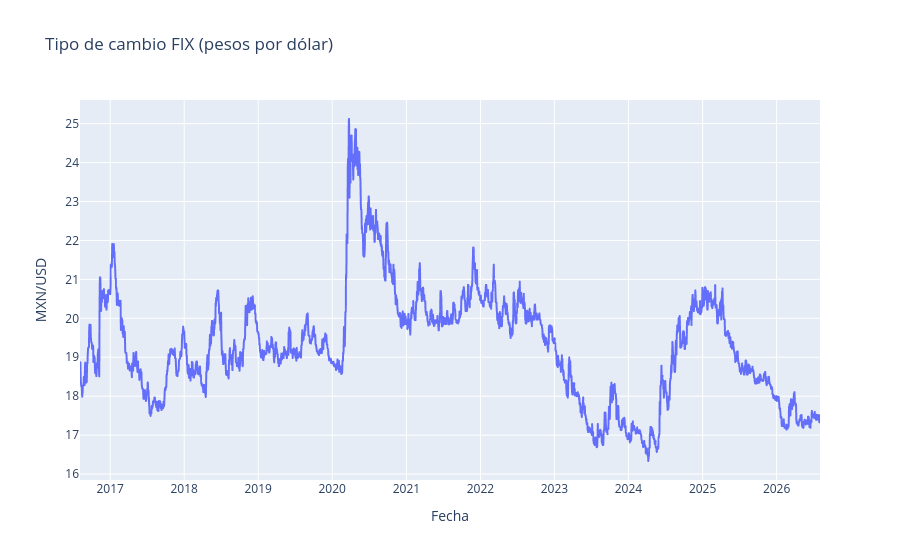

Notebook code for this chart:
### Code cell
fig = px.line(df_wide.reset_index(), x='fecha', y='fix_usd',
              title='Tipo de cambio FIX (pesos por dólar)')
fig.update_layout(xaxis_title='Fecha', yaxis_title='MXN/USD')
fig.show()

### Figure 1 — Plotly figure (JSON) as saved in the notebook; plotly's stock layout.template omitted (floating-point values rounded to 4 significant figures; data arrays with more than 128 entries replaced by an {"elided": "..."} marker saying what was removed)
{"data": [{"hovertemplate": "fecha=%{x}<br>fix_usd=%{y}<extra></extra>", "legendgroup": "", "line": {"color": "#636efa", "dash": "solid"}, "marker": {"symbol": "circle"}, "mode": "lines", "name": "", "showlegend": false, "type": "scattergl", "x": {"elided": "3640 str values"}, "xaxis": "x", "y": {"elided": "3640 float values"}, "yaxis": "y"}], "layout": {"legend": {"tracegroupgap": 0}, "title": {"text": "Tipo de cambio FIX (pesos por dólar)"}, "xaxis": {"anchor": "y", "domain": [0, 1], "title": {"text": "Fecha"}}, "yaxis": {"anchor": "x", "domain": [0, 1], "title": {"text": "MXN/USD"}}}}
